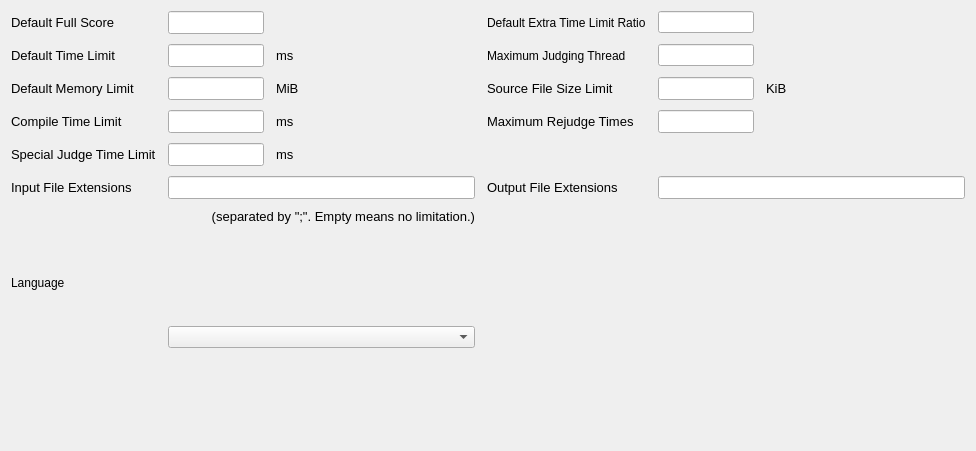
<?xml version="1.0" encoding="UTF-8"?>
<ui version="4.0">
 <class>GeneralSettings</class>
 <widget class="QWidget" name="GeneralSettings">
  <property name="geometry">
   <rect>
    <x>0</x>
    <y>0</y>
    <width>976</width>
    <height>451</height>
   </rect>
  </property>
  <property name="sizePolicy">
   <sizepolicy hsizetype="Preferred" vsizetype="Minimum">
    <horstretch>0</horstretch>
    <verstretch>0</verstretch>
   </sizepolicy>
  </property>
  <property name="minimumSize">
   <size>
    <width>325</width>
    <height>325</height>
   </size>
  </property>
  <property name="windowTitle">
   <string>Form</string>
  </property>
  <layout class="QGridLayout" name="gridLayout">
   <property name="horizontalSpacing">
    <number>12</number>
   </property>
   <property name="verticalSpacing">
    <number>10</number>
   </property>
   <item row="7" column="0">
    <widget class="QLabel" name="label_10">
     <property name="sizePolicy">
      <sizepolicy hsizetype="Fixed" vsizetype="Fixed">
       <horstretch>0</horstretch>
       <verstretch>0</verstretch>
      </sizepolicy>
     </property>
     <property name="font">
      <font>
       <pointsize>10</pointsize>
       <weight>50</weight>
       <bold>false</bold>
      </font>
     </property>
     <property name="text">
      <string>Input File Extensions</string>
     </property>
    </widget>
   </item>
   <item row="9" column="0" colspan="2">
    <widget class="QLabel" name="label_11">
     <property name="sizePolicy">
      <sizepolicy hsizetype="Preferred" vsizetype="Fixed">
       <horstretch>0</horstretch>
       <verstretch>0</verstretch>
      </sizepolicy>
     </property>
     <property name="font">
      <font>
       <pointsize>10</pointsize>
      </font>
     </property>
     <property name="layoutDirection">
      <enum>Qt::LeftToRight</enum>
     </property>
     <property name="text">
      <string>(separated by &quot;;&quot;. Empty means no limitation.)</string>
     </property>
     <property name="alignment">
      <set>Qt::AlignRight|Qt::AlignTrailing|Qt::AlignVCenter</set>
     </property>
    </widget>
   </item>
   <item row="1" column="2">
    <widget class="QLabel" name="label_16">
     <property name="text">
      <string>Maximum Judging Thread</string>
     </property>
    </widget>
   </item>
   <item row="10" column="1" rowspan="2">
    <widget class="QComboBox" name="languageComboBox"/>
   </item>
   <item row="1" column="1">
    <layout class="QHBoxLayout" name="horizontalLayout_3">
     <property name="spacing">
      <number>12</number>
     </property>
     <item>
      <widget class="QLineEdit" name="defaultTimeLimit">
       <property name="sizePolicy">
        <sizepolicy hsizetype="Fixed" vsizetype="Fixed">
         <horstretch>0</horstretch>
         <verstretch>0</verstretch>
        </sizepolicy>
       </property>
       <property name="minimumSize">
        <size>
         <width>96</width>
         <height>0</height>
        </size>
       </property>
       <property name="maximumSize">
        <size>
         <width>96</width>
         <height>16777215</height>
        </size>
       </property>
       <property name="font">
        <font>
         <pointsize>10</pointsize>
        </font>
       </property>
      </widget>
     </item>
     <item>
      <widget class="QLabel" name="label_6">
       <property name="sizePolicy">
        <sizepolicy hsizetype="Fixed" vsizetype="Preferred">
         <horstretch>0</horstretch>
         <verstretch>0</verstretch>
        </sizepolicy>
       </property>
       <property name="font">
        <font>
         <pointsize>10</pointsize>
        </font>
       </property>
       <property name="text">
        <string>ms</string>
       </property>
      </widget>
     </item>
     <item>
      <spacer name="horizontalSpacer_3">
       <property name="orientation">
        <enum>Qt::Horizontal</enum>
       </property>
       <property name="sizeHint" stdset="0">
        <size>
         <width>40</width>
         <height>20</height>
        </size>
       </property>
      </spacer>
     </item>
    </layout>
   </item>
   <item row="7" column="1">
    <layout class="QHBoxLayout" name="horizontalLayout_7">
     <item>
      <widget class="QLineEdit" name="inputFileExtensions">
       <property name="font">
        <font>
         <pointsize>10</pointsize>
        </font>
       </property>
      </widget>
     </item>
    </layout>
   </item>
   <item row="0" column="0">
    <widget class="QLabel" name="label">
     <property name="sizePolicy">
      <sizepolicy hsizetype="Fixed" vsizetype="Fixed">
       <horstretch>0</horstretch>
       <verstretch>0</verstretch>
      </sizepolicy>
     </property>
     <property name="font">
      <font>
       <pointsize>10</pointsize>
       <weight>50</weight>
       <bold>false</bold>
      </font>
     </property>
     <property name="text">
      <string>Default Full Score</string>
     </property>
    </widget>
   </item>
   <item row="1" column="0">
    <widget class="QLabel" name="label_2">
     <property name="sizePolicy">
      <sizepolicy hsizetype="Fixed" vsizetype="Fixed">
       <horstretch>0</horstretch>
       <verstretch>0</verstretch>
      </sizepolicy>
     </property>
     <property name="font">
      <font>
       <pointsize>10</pointsize>
       <weight>50</weight>
       <bold>false</bold>
      </font>
     </property>
     <property name="text">
      <string>Default Time Limit</string>
     </property>
    </widget>
   </item>
   <item row="0" column="3">
    <layout class="QHBoxLayout" name="horizontalLayout_10">
     <item>
      <widget class="QLineEdit" name="defaultExtraTimeRatio">
       <property name="sizePolicy">
        <sizepolicy hsizetype="Fixed" vsizetype="Fixed">
         <horstretch>0</horstretch>
         <verstretch>0</verstretch>
        </sizepolicy>
       </property>
       <property name="minimumSize">
        <size>
         <width>96</width>
         <height>0</height>
        </size>
       </property>
       <property name="maximumSize">
        <size>
         <width>96</width>
         <height>16777215</height>
        </size>
       </property>
      </widget>
     </item>
     <item>
      <spacer name="horizontalSpacer">
       <property name="orientation">
        <enum>Qt::Horizontal</enum>
       </property>
       <property name="sizeHint" stdset="0">
        <size>
         <width>40</width>
         <height>20</height>
        </size>
       </property>
      </spacer>
     </item>
    </layout>
   </item>
   <item row="0" column="1">
    <layout class="QHBoxLayout" name="horizontalLayout_2">
     <item>
      <widget class="QLineEdit" name="defaultFullScore">
       <property name="sizePolicy">
        <sizepolicy hsizetype="Fixed" vsizetype="Fixed">
         <horstretch>0</horstretch>
         <verstretch>0</verstretch>
        </sizepolicy>
       </property>
       <property name="minimumSize">
        <size>
         <width>96</width>
         <height>0</height>
        </size>
       </property>
       <property name="maximumSize">
        <size>
         <width>96</width>
         <height>16777215</height>
        </size>
       </property>
       <property name="font">
        <font>
         <pointsize>10</pointsize>
        </font>
       </property>
       <property name="maxLength">
        <number>9</number>
       </property>
      </widget>
     </item>
     <item>
      <spacer name="horizontalSpacer_2">
       <property name="orientation">
        <enum>Qt::Horizontal</enum>
       </property>
       <property name="sizeHint" stdset="0">
        <size>
         <width>40</width>
         <height>20</height>
        </size>
       </property>
      </spacer>
     </item>
    </layout>
   </item>
   <item row="4" column="0">
    <widget class="QLabel" name="label_17">
     <property name="sizePolicy">
      <sizepolicy hsizetype="Fixed" vsizetype="Fixed">
       <horstretch>0</horstretch>
       <verstretch>0</verstretch>
      </sizepolicy>
     </property>
     <property name="font">
      <font>
       <pointsize>10</pointsize>
       <weight>50</weight>
       <bold>false</bold>
      </font>
     </property>
     <property name="text">
      <string>Special Judge Time Limit</string>
     </property>
    </widget>
   </item>
   <item row="2" column="1">
    <layout class="QHBoxLayout" name="horizontalLayout_4">
     <property name="spacing">
      <number>12</number>
     </property>
     <item>
      <widget class="QLineEdit" name="defaultMemoryLimit">
       <property name="sizePolicy">
        <sizepolicy hsizetype="Fixed" vsizetype="Fixed">
         <horstretch>0</horstretch>
         <verstretch>0</verstretch>
        </sizepolicy>
       </property>
       <property name="minimumSize">
        <size>
         <width>96</width>
         <height>0</height>
        </size>
       </property>
       <property name="maximumSize">
        <size>
         <width>96</width>
         <height>16777215</height>
        </size>
       </property>
       <property name="font">
        <font>
         <pointsize>10</pointsize>
        </font>
       </property>
      </widget>
     </item>
     <item>
      <widget class="QLabel" name="label_7">
       <property name="sizePolicy">
        <sizepolicy hsizetype="Fixed" vsizetype="Preferred">
         <horstretch>0</horstretch>
         <verstretch>0</verstretch>
        </sizepolicy>
       </property>
       <property name="font">
        <font>
         <pointsize>10</pointsize>
        </font>
       </property>
       <property name="text">
        <string>MiB</string>
       </property>
      </widget>
     </item>
     <item>
      <spacer name="horizontalSpacer_4">
       <property name="orientation">
        <enum>Qt::Horizontal</enum>
       </property>
       <property name="sizeHint" stdset="0">
        <size>
         <width>40</width>
         <height>20</height>
        </size>
       </property>
      </spacer>
     </item>
    </layout>
   </item>
   <item row="10" column="0">
    <widget class="QLabel" name="label_14">
     <property name="text">
      <string>Language</string>
     </property>
    </widget>
   </item>
   <item row="3" column="0">
    <widget class="QLabel" name="label_4">
     <property name="sizePolicy">
      <sizepolicy hsizetype="Fixed" vsizetype="Fixed">
       <horstretch>0</horstretch>
       <verstretch>0</verstretch>
      </sizepolicy>
     </property>
     <property name="font">
      <font>
       <pointsize>10</pointsize>
       <weight>50</weight>
       <bold>false</bold>
      </font>
     </property>
     <property name="text">
      <string>Compile Time Limit</string>
     </property>
    </widget>
   </item>
   <item row="0" column="2">
    <widget class="QLabel" name="label_15">
     <property name="text">
      <string>Default Extra Time Limit Ratio</string>
     </property>
    </widget>
   </item>
   <item row="2" column="0">
    <widget class="QLabel" name="label_3">
     <property name="sizePolicy">
      <sizepolicy hsizetype="Fixed" vsizetype="Fixed">
       <horstretch>0</horstretch>
       <verstretch>0</verstretch>
      </sizepolicy>
     </property>
     <property name="font">
      <font>
       <pointsize>10</pointsize>
       <weight>50</weight>
       <bold>false</bold>
      </font>
     </property>
     <property name="text">
      <string>Default Memory Limit</string>
     </property>
    </widget>
   </item>
   <item row="3" column="1">
    <layout class="QHBoxLayout" name="horizontalLayout_5">
     <property name="spacing">
      <number>12</number>
     </property>
     <item>
      <widget class="QLineEdit" name="compileTimeLimit">
       <property name="sizePolicy">
        <sizepolicy hsizetype="Fixed" vsizetype="Fixed">
         <horstretch>0</horstretch>
         <verstretch>0</verstretch>
        </sizepolicy>
       </property>
       <property name="minimumSize">
        <size>
         <width>96</width>
         <height>0</height>
        </size>
       </property>
       <property name="maximumSize">
        <size>
         <width>96</width>
         <height>16777215</height>
        </size>
       </property>
       <property name="font">
        <font>
         <pointsize>10</pointsize>
        </font>
       </property>
      </widget>
     </item>
     <item>
      <widget class="QLabel" name="label_8">
       <property name="sizePolicy">
        <sizepolicy hsizetype="Fixed" vsizetype="Preferred">
         <horstretch>0</horstretch>
         <verstretch>0</verstretch>
        </sizepolicy>
       </property>
       <property name="font">
        <font>
         <pointsize>10</pointsize>
        </font>
       </property>
       <property name="text">
        <string>ms</string>
       </property>
      </widget>
     </item>
     <item>
      <spacer name="horizontalSpacer_5">
       <property name="orientation">
        <enum>Qt::Horizontal</enum>
       </property>
       <property name="sizeHint" stdset="0">
        <size>
         <width>40</width>
         <height>20</height>
        </size>
       </property>
      </spacer>
     </item>
    </layout>
   </item>
   <item row="1" column="3">
    <layout class="QHBoxLayout" name="horizontalLayout_11">
     <item>
      <widget class="QLineEdit" name="maxJudgingThreads">
       <property name="sizePolicy">
        <sizepolicy hsizetype="Fixed" vsizetype="Fixed">
         <horstretch>0</horstretch>
         <verstretch>0</verstretch>
        </sizepolicy>
       </property>
       <property name="minimumSize">
        <size>
         <width>96</width>
         <height>0</height>
        </size>
       </property>
       <property name="maximumSize">
        <size>
         <width>96</width>
         <height>16777215</height>
        </size>
       </property>
       <property name="frame">
        <bool>true</bool>
       </property>
      </widget>
     </item>
     <item>
      <spacer name="horizontalSpacer_8">
       <property name="orientation">
        <enum>Qt::Horizontal</enum>
       </property>
       <property name="sizeHint" stdset="0">
        <size>
         <width>40</width>
         <height>20</height>
        </size>
       </property>
      </spacer>
     </item>
    </layout>
   </item>
   <item row="4" column="1">
    <layout class="QHBoxLayout" name="horizontalLayout_9">
     <property name="spacing">
      <number>12</number>
     </property>
     <item>
      <widget class="QLineEdit" name="specialJudgeTimeLimit">
       <property name="sizePolicy">
        <sizepolicy hsizetype="Fixed" vsizetype="Fixed">
         <horstretch>0</horstretch>
         <verstretch>0</verstretch>
        </sizepolicy>
       </property>
       <property name="minimumSize">
        <size>
         <width>96</width>
         <height>0</height>
        </size>
       </property>
       <property name="maximumSize">
        <size>
         <width>96</width>
         <height>16777215</height>
        </size>
       </property>
       <property name="font">
        <font>
         <pointsize>10</pointsize>
        </font>
       </property>
      </widget>
     </item>
     <item>
      <widget class="QLabel" name="label_18">
       <property name="sizePolicy">
        <sizepolicy hsizetype="Fixed" vsizetype="Preferred">
         <horstretch>0</horstretch>
         <verstretch>0</verstretch>
        </sizepolicy>
       </property>
       <property name="font">
        <font>
         <pointsize>10</pointsize>
        </font>
       </property>
       <property name="text">
        <string>ms</string>
       </property>
      </widget>
     </item>
     <item>
      <spacer name="horizontalSpacer_7">
       <property name="orientation">
        <enum>Qt::Horizontal</enum>
       </property>
       <property name="sizeHint" stdset="0">
        <size>
         <width>40</width>
         <height>20</height>
        </size>
       </property>
      </spacer>
     </item>
    </layout>
   </item>
   <item row="2" column="2">
    <widget class="QLabel" name="label_5">
     <property name="sizePolicy">
      <sizepolicy hsizetype="Fixed" vsizetype="Fixed">
       <horstretch>0</horstretch>
       <verstretch>0</verstretch>
      </sizepolicy>
     </property>
     <property name="font">
      <font>
       <pointsize>10</pointsize>
       <weight>50</weight>
       <bold>false</bold>
      </font>
     </property>
     <property name="text">
      <string>Source File Size Limit</string>
     </property>
    </widget>
   </item>
   <item row="2" column="3">
    <layout class="QHBoxLayout" name="horizontalLayout_6">
     <property name="spacing">
      <number>12</number>
     </property>
     <item>
      <widget class="QLineEdit" name="fileSizeLimit">
       <property name="sizePolicy">
        <sizepolicy hsizetype="Fixed" vsizetype="Fixed">
         <horstretch>0</horstretch>
         <verstretch>0</verstretch>
        </sizepolicy>
       </property>
       <property name="minimumSize">
        <size>
         <width>96</width>
         <height>0</height>
        </size>
       </property>
       <property name="maximumSize">
        <size>
         <width>96</width>
         <height>16777215</height>
        </size>
       </property>
       <property name="font">
        <font>
         <pointsize>10</pointsize>
        </font>
       </property>
      </widget>
     </item>
     <item>
      <widget class="QLabel" name="label_9">
       <property name="sizePolicy">
        <sizepolicy hsizetype="Fixed" vsizetype="Preferred">
         <horstretch>0</horstretch>
         <verstretch>0</verstretch>
        </sizepolicy>
       </property>
       <property name="font">
        <font>
         <pointsize>10</pointsize>
        </font>
       </property>
       <property name="text">
        <string>KiB</string>
       </property>
      </widget>
     </item>
     <item>
      <spacer name="horizontalSpacer_6">
       <property name="orientation">
        <enum>Qt::Horizontal</enum>
       </property>
       <property name="sizeHint" stdset="0">
        <size>
         <width>40</width>
         <height>20</height>
        </size>
       </property>
      </spacer>
     </item>
    </layout>
   </item>
   <item row="7" column="2">
    <widget class="QLabel" name="label_12">
     <property name="sizePolicy">
      <sizepolicy hsizetype="Fixed" vsizetype="Fixed">
       <horstretch>0</horstretch>
       <verstretch>0</verstretch>
      </sizepolicy>
     </property>
     <property name="font">
      <font>
       <pointsize>10</pointsize>
       <weight>50</weight>
       <bold>false</bold>
      </font>
     </property>
     <property name="text">
      <string>Output File Extensions</string>
     </property>
    </widget>
   </item>
   <item row="7" column="3">
    <layout class="QHBoxLayout" name="horizontalLayout">
     <item>
      <widget class="QLineEdit" name="outputFileExtensions">
       <property name="font">
        <font>
         <pointsize>10</pointsize>
        </font>
       </property>
      </widget>
     </item>
    </layout>
   </item>
   <item row="3" column="2">
    <widget class="QLabel" name="label_13">
     <property name="sizePolicy">
      <sizepolicy hsizetype="Fixed" vsizetype="Fixed">
       <horstretch>0</horstretch>
       <verstretch>0</verstretch>
      </sizepolicy>
     </property>
     <property name="font">
      <font>
       <pointsize>10</pointsize>
       <weight>50</weight>
       <bold>false</bold>
      </font>
     </property>
     <property name="text">
      <string>Maximum Rejudge Times</string>
     </property>
    </widget>
   </item>
   <item row="3" column="3">
    <layout class="QHBoxLayout" name="horizontalLayout_8">
     <item>
      <widget class="QLineEdit" name="rejudgeTimes">
       <property name="minimumSize">
        <size>
         <width>96</width>
         <height>0</height>
        </size>
       </property>
       <property name="maximumSize">
        <size>
         <width>96</width>
         <height>16777215</height>
        </size>
       </property>
       <property name="font">
        <font>
         <pointsize>10</pointsize>
        </font>
       </property>
      </widget>
     </item>
     <item>
      <spacer name="horizontalSpacer_10">
       <property name="orientation">
        <enum>Qt::Horizontal</enum>
       </property>
       <property name="sizeHint" stdset="0">
        <size>
         <width>40</width>
         <height>20</height>
        </size>
       </property>
      </spacer>
     </item>
    </layout>
   </item>
  </layout>
 </widget>
 <tabstops>
  <tabstop>defaultFullScore</tabstop>
  <tabstop>defaultTimeLimit</tabstop>
  <tabstop>defaultMemoryLimit</tabstop>
  <tabstop>compileTimeLimit</tabstop>
  <tabstop>specialJudgeTimeLimit</tabstop>
  <tabstop>fileSizeLimit</tabstop>
  <tabstop>rejudgeTimes</tabstop>
  <tabstop>inputFileExtensions</tabstop>
  <tabstop>outputFileExtensions</tabstop>
  <tabstop>languageComboBox</tabstop>
 </tabstops>
 <resources/>
 <connections/>
</ui>
